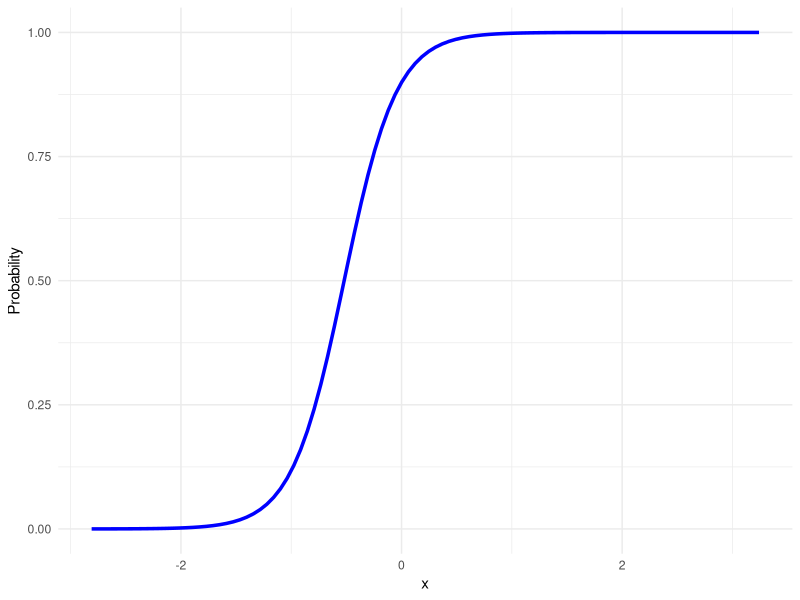
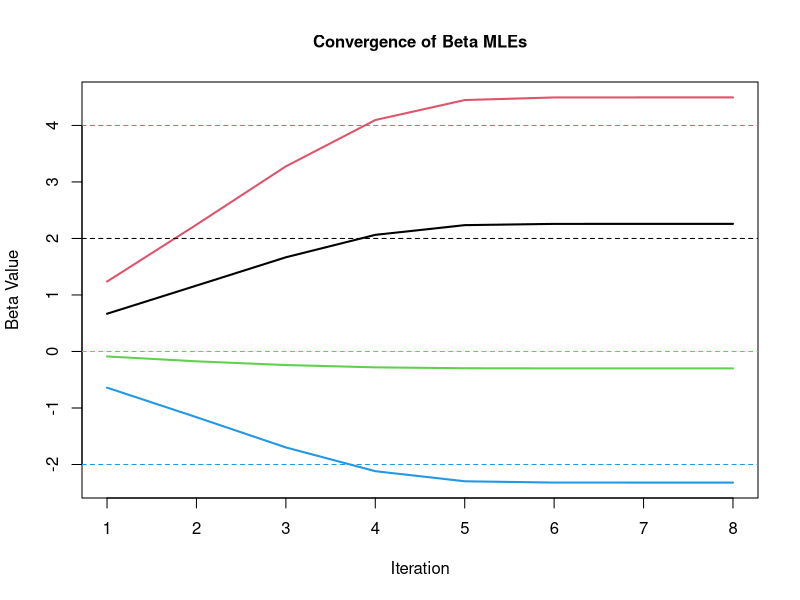
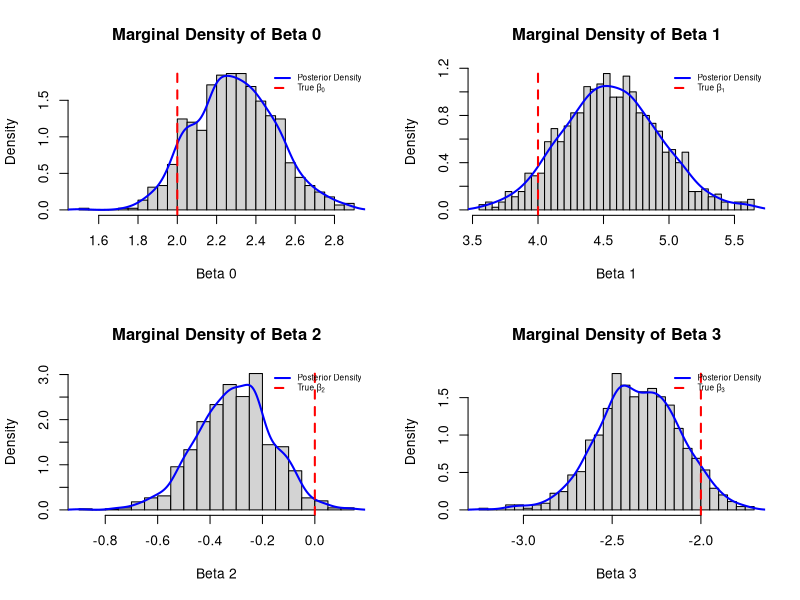
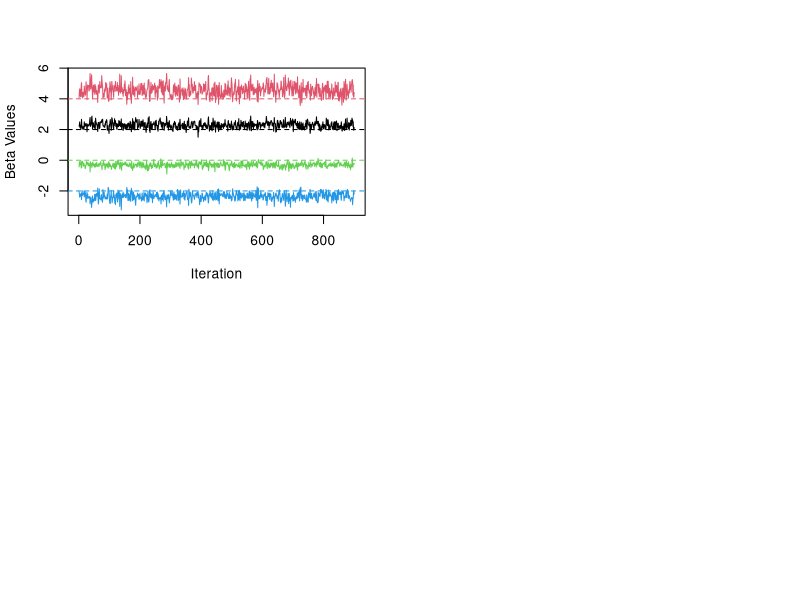
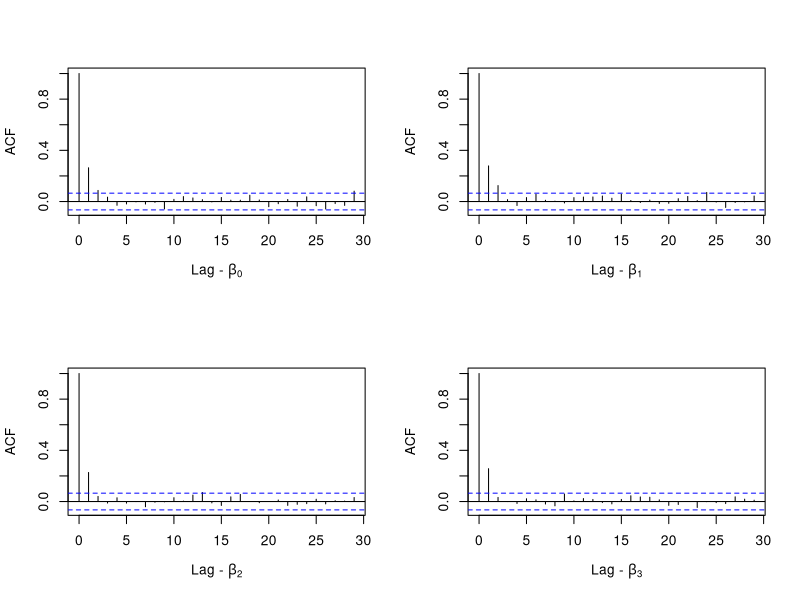
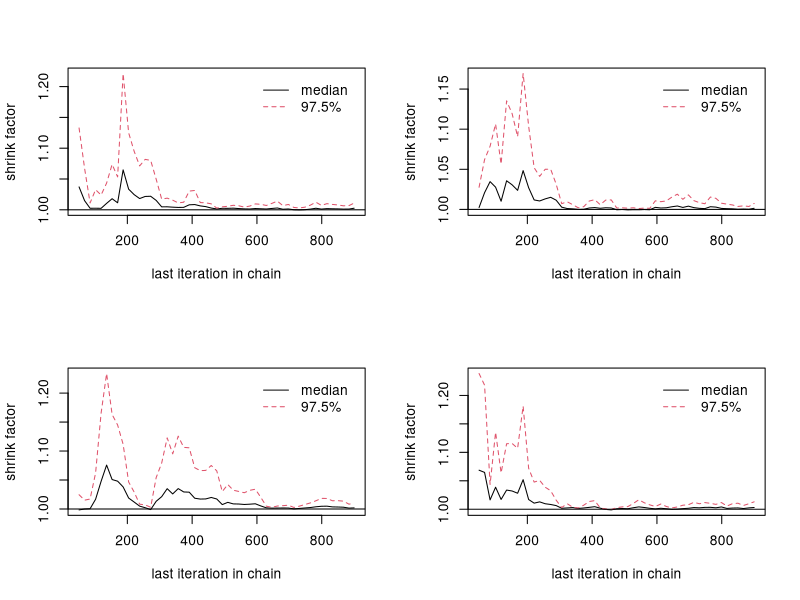
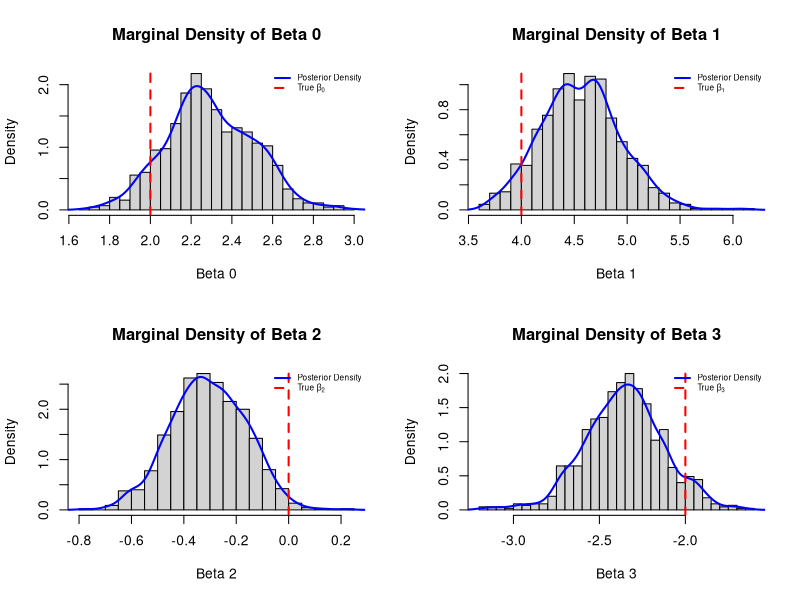
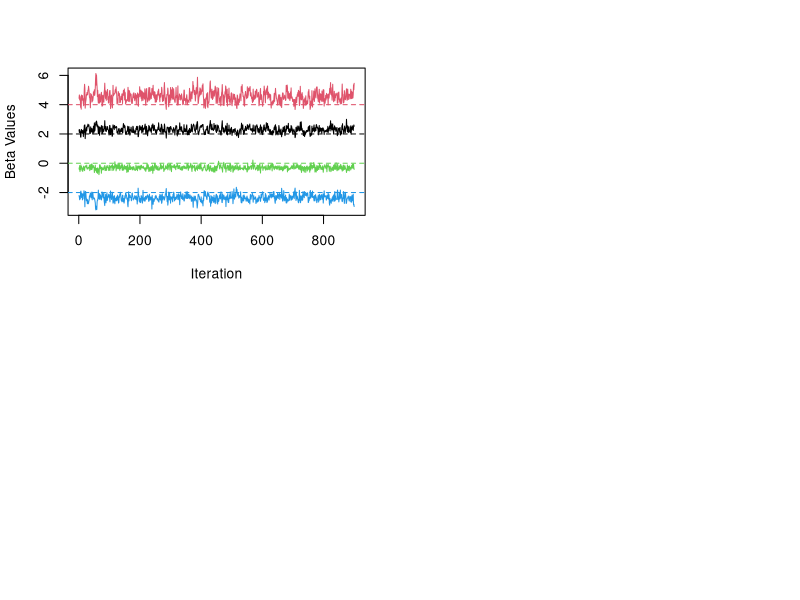

Generate these figures, in order, with R:
## ---- chunk 1
#Packages needed
install.packages('ggplot2')
install.packages('MASS')
install.packages('coda')
## ---- chunk 2
set.seed(123) # set seed

n <- 1000
p <- 3

y <- rep(NA, n)
x <- matrix(rnorm(n*p), n, p)
X_data <- cbind(1, x)


beta_true <- c(2, 4, 0, -2)
probs <- 
  function(z) {
  exp(z) / (1 + exp(z))
}

pred <- X_data %*% beta_true

y_data <- rbinom(n, size = 1, prob = probs(pred))
## ---- chunk 3
df <- data.frame(y = y_data, x1 = x[, 1], x2 = x[, 2], x3 = x[, 3])
model <- glm(y ~ x1 + x2 + x3, data = df, family = binomial)

x1_seq <- seq(min(df$x1), max(df$x1), length.out = 100)

x2_fixed <- mean(df$x2)
x3_fixed <- mean(df$x3)

new_df <- data.frame(x1 = x1_seq, x2 = x2_fixed, x3 = x3_fixed)
new_df$prob <- predict(model, newdata = new_df, type = "response")

library(ggplot2)
ggplot() +
  geom_line(data = new_df, aes(x = x1, y = prob), color = "blue", size = 1.2) +
  labs(x = "x", y = "Probability") +
  theme_minimal()
## ---- chunk 4
set.seed(123)

data <- cbind(X_data, y_data)

n <- nrow(data)
train <- sample(1:n, size = n*0.8, replace = FALSE)

train_data <- data[train, ]
test_data  <- data[-train, ]

X <- train_data[,1:4]
y <- train_data[,5]

X.test <- test_data[,1:4]
y.test <- test_data[,5]
## ---- chunk 5
res <- glm(y ~ 0 + X, family = binomial())
res
## ---- chunk 6
n <- nrow(X)
p <- ncol(X)

beta <- rep(0, p) #beta starting values
beta_history <- matrix(NA, nrow = 10000, ncol = p)

logistic <- 
  function(z) {
  exp(z) / (1 + exp(z))
}

# Newton-Raphson
start_time <- Sys.time()
for (iter in 1:10000) {
  pi_hat <- logistic(X %*% beta)  #pi_hat probabilities
  
  u <- t(X) %*% (y - pi_hat) #calculate u the first derivative
  
  W <- diag(as.vector(pi_hat * (1 - pi_hat)), n, n) 
  H <- -t(X) %*% W %*% X # calculate Hessian matrix H
  
  beta_new <- beta - solve(H) %*% u
  beta <- beta_new
  
  beta_history[iter, ] <- as.vector(beta_new)
  if (max(abs(u)) < 1e-6) {
  beta_history <- beta_history[1:iter, , drop = FALSE]
  break}
}
end_time <- Sys.time()

NR_time <- end_time - start_time
cat("Elapsed time:", NR_time, "seconds", "\n")
beta_NR <- beta
print(beta_NR)

var_beta <- solve(-H) #covariance
## ---- chunk 7
beta_history <- beta_history[1:iter, ]

matplot(beta_history, type = "l", lty = 1, lwd = 2,
        col = 1:p, xlab = "Iteration", ylab = "Beta Value",
        main = "Convergence of Beta MLEs",
        cex.lab = 1,
        cex.axis = 1,
        cex.main = 1.0)
abline(h = beta_true, col = 1:p, lty = 2)
## ---- chunk 8
set.seed(1)

#Misclassification Rate
NR_probs <- logistic(X.test %*% beta_NR)
NR_predict <- rbinom(length(NR_probs), size = 1, prob = NR_probs) #Predict success/ failure


NR_misclass <- mean(NR_predict != y.test)
cat("Misclassification Rate:", NR_misclass, "\n")

#Confusion matrix
table(Predicted = NR_predict, Actual = y.test)

## ---- chunk 9
#Newton Raphson MSE
MSE_NR <- sum((beta_true - beta_NR)^2)
MSE_NR
## ---- chunk 10
# log-likelihood
log_likelihood <- function(beta, y, X) {
  XB <- X %*% beta
  log_p <- sum(y * XB - log(1 + exp(XB)))
  return(log_p)
}

# normal log-prior 
log_prior <- function(beta, mu = 0, sigma = 10) { # N(0,100)
  return(-sum((beta - mu)^2 / (2 * sigma^2)))
}

# log posterior
log_posterior <- function(beta, y, X) {
  return(log_likelihood(beta, y, X) + log_prior(beta))
}
## ---- chunk 11
library(MASS)

MH_logistic <- function(X, y, init, iter, burnin, thin, Sigma_prop) {
  
  p <- ncol(X)
  beta <- matrix(NA, nrow = iter, ncol = p)
  beta[1, ] <- init #initial values
  accept_sum <- 0 #no. of accepted proposals
  
  for (i in 2:iter) {
    beta_star <- mvrnorm(1, mu = beta[i - 1, ], Sigma = Sigma_prop)
   
    
    log_R <- log_posterior(beta_star, y, X) - log_posterior(beta[i - 1, ], y, X)
    
    if (log(runif(1)) < log_R) {
       beta[i, ] <- beta_star
      accept_sum <- accept_sum + 1
    } else {
      beta[i, ] <- beta[i - 1, ]
    }
  }
  
  cat("Acceptance rate was ", 100 * accept_sum / iter, "%\n", sep = "")
  
  beta_thinned <- beta[(burnin + 1):iter, ]
  beta_thinned <- beta_thinned[seq(1, nrow(beta_thinned), by = thin), ]
  
  return(beta_thinned)
}

## ---- chunk 12
set.seed(123) #Set seed
beta_init <- c(0,0,0,0)
cov_mle <- var_beta

start_time <- Sys.time()
mcmc <- MH_logistic(X, y, beta_init, iter = 10000, burnin = 1000, thin = 10, Sigma_prop = cov_mle)
end_time <- Sys.time()

block_mcmc_time <- end_time - start_time
cat("Elapsed time:", block_mcmc_time, "seconds", "\n")

#Compute parameter mean estimates
parameter_means <- colMeans(mcmc)
parameter_means
## ---- chunk 13
par(mfrow = c(2, 2))
for(i in 1:4) {
  hist(mcmc[, i], breaks = 30, probability = TRUE,
        main = paste("Marginal Density of Beta", i-1),,
       xlab = paste("Beta", i-1))
  lines(density(mcmc[, i]), col = "blue", lwd = 2)
  abline(v = beta_true[i], col = "red", lwd = 2, lty = 2)
  
  legend("topright",
         legend = list("Posterior Density",
                       bquote("True " * beta[.(i - 1)])),
         col = c("blue", "red"),
         lty = c(1, 2),
         lwd = 2,
         bty = "n",
         cex = 0.6)
}
## ---- chunk 14
matplot(mcmc, type = 'l', lty = 1, col = 1:4,
        xlab = "Iteration", ylab = "Beta Values")
abline(h = beta_true, col = 1:4, lty = 2)
## ---- chunk 15
par(mfrow = c(2, 2))
acf(mcmc[,1], main = "", xlab = expression("Lag - " * beta[0]))
acf(mcmc[,2], main = "", xlab = expression("Lag - " * beta[1]))
acf(mcmc[,3], main = "", xlab = expression("Lag - " * beta[2]))
acf(mcmc[,4], main = "", xlab = expression("Lag - " * beta[3]))

## ---- chunk 16
library(coda)

# Gelman-Rubin convergence plots
beta_init2 <- c(2, 2, 2, 2)
beta_init3 <- c(-2, -2, -2, -2)

mcmc1 <- MH_logistic(X, y, beta_init, iter = 10000, burnin = 1000, thin = 10, Sigma_prop = cov_mle)
mcmc2 <- MH_logistic(X, y, beta_init2, iter = 10000, burnin = 1000, thin = 10, Sigma_prop = cov_mle)
mcmc3 <- MH_logistic(X, y, beta_init3, iter = 10000, burnin = 1000, thin = 10, Sigma_prop = cov_mle)

chain1 <- as.mcmc(mcmc1)
chain2 <- as.mcmc(mcmc2)
chain3 <- as.mcmc(mcmc3)

chains_block <- mcmc.list(chain1, chain2, chain3)
gelman.plot(chains_block)
## ---- chunk 17
set.seed(12)

#Posterior predictive
n_iter <- nrow(mcmc)
n_obs <- nrow(X.test)

#Predicted probabilities
block_probs <- matrix(NA, nrow = n_obs, ncol = n_iter)
for(i in 1:n_iter) {
  block_probs[, i] <- logistic(X.test %*% mcmc[i, ])
}

block_means <- rowMeans(block_probs)
block_predict <- rbinom(length(block_means), size = 1, prob = block_means) #Predict success/ failure


block_misclass <- mean(block_predict != y.test)
cat("Misclassification Rate:", block_misclass, "\n")

#Confusion matrix
table(Predicted = block_predict, Actual = y.test)
## ---- chunk 18
#MCMC Block MSE
MSE_MCMC_block <- sum((beta_true - parameter_means)^2)
MSE_MCMC_block
## ---- chunk 19
MHGibbs_logistic <- function(X, y, init, iter, burnin, thin, Sigma_prop) {
  
  p <- ncol(X)
  beta <- matrix(NA, nrow = iter, ncol = p)
  beta[1, ] <- init 
  
  accept_counts <- rep(0, p)
  
  for (i in 2:iter) {
    beta_current <- beta[i - 1, ]
    
    for (j in 1:p) {
      beta_star <- beta_current
      beta_star[j] <- rnorm(1, mean = beta_current[j], sd = sqrt(Sigma_prop[j, j]))
      
      log_R <- log_posterior(beta_star, y, X) - log_posterior(beta_current, y, X)
      
      if (log(runif(1)) < log_R) {
        beta_current[j] <- beta_star[j]
        accept_counts[j] <- accept_counts[j] + 1
      }
    }
    
    beta[i, ] <- beta_current
  }
  
  overall_acceptance_rate <- 100 * sum(accept_counts) / (iter * p)
  cat("Overall acceptance rate was ", overall_acceptance_rate, "%\n", sep = "")
  
  per_param_acceptance <- 100 * accept_counts / iter
  cat("Acceptance rate per parameter (in %):\n")
  print(per_param_acceptance)
  
  beta_thinned <- beta[(burnin + 1):iter,]
  beta_thinned <- beta_thinned[seq(1, nrow(beta_thinned), by = thin),]
  
  return(beta_thinned)
}
## ---- chunk 20
set.seed(123) #Set seed
beta_init <- c(0,0,0,0)
cov_mle <- var_beta

start_time <- Sys.time()
mcmc_gibbs <- MHGibbs_logistic(X, y, beta_init, iter = 10000, burnin = 1000, thin = 10, Sigma_prop = cov_mle)
end_time <- Sys.time()

para_mcmc_time <- end_time - start_time
cat("Elapsed time:", para_mcmc_time, "seconds", "\n")

#Compute parameter mean estimates
gibbs_parameter_means <- colMeans(mcmc_gibbs)
gibbs_parameter_means
## ---- chunk 21
par(mfrow = c(2, 2))
for(i in 1:4) {
  hist(mcmc_gibbs[, i], breaks = 30, probability = TRUE,
        main = paste("Marginal Density of Beta", i-1),,
       xlab = paste("Beta", i-1))
  lines(density(mcmc_gibbs[, i]), col = "blue", lwd = 2)
  abline(v = beta_true[i], col = "red", lwd = 2, lty = 2)
  
  legend("topright",
         legend = list("Posterior Density",
                       bquote("True " * beta[.(i - 1)])),
         col = c("blue", "red"),
         lty = c(1, 2),
         lwd = 2,
         bty = "n",
         cex = 0.6)
}
## ---- chunk 22
matplot(mcmc_gibbs, type = 'l', lty = 1, col = 1:4,
        xlab = "Iteration", ylab = "Beta Values")
abline(h = beta_true, col = 1:4, lty = 2)
## ---- chunk 23
par(mfrow = c(2, 2))
acf(mcmc_gibbs[,1], main = "", xlab = expression("Lag - " * beta[0]))
acf(mcmc_gibbs[,2], main = "", xlab = expression("Lag - " * beta[1]))
acf(mcmc_gibbs[,3], main = "", xlab = expression("Lag - " * beta[2]))
acf(mcmc_gibbs[,4], main = "", xlab = expression("Lag - " * beta[3]))
## ---- chunk 24
# Gelman-Rubin convergence plots
beta_init2 <- c(2, 2, 2, 2)
beta_init3 <- c(-2, -2, -2, -2)

mcmc_gibbs1 <- MHGibbs_logistic(X, y, beta_init, iter = 10000, burnin = 1000, thin = 10, Sigma_prop = cov_mle)
mcmc_gibbs2 <- MHGibbs_logistic(X, y, beta_init2, iter = 10000, burnin = 1000, thin = 10, Sigma_prop = cov_mle)
mcmc_gibbs3 <- MHGibbs_logistic(X, y, beta_init3, iter = 10000, burnin = 1000, thin = 10, Sigma_prop = cov_mle)

chain1 <- as.mcmc(mcmc_gibbs1)
chain2 <- as.mcmc(mcmc_gibbs2)
chain3 <- as.mcmc(mcmc_gibbs3)

chains_para <- mcmc.list(chain1, chain2, chain3)
gelman.plot(chains_para)
## ---- chunk 25
set.seed(123)

#Posterior predictive
n_iter <- nrow(mcmc_gibbs)
n_obs <- nrow(X.test)

#Predicted probabilities
para_probs <- matrix(NA, nrow = n_obs, ncol = n_iter)
for(i in 1:n_iter) {
  para_probs[, i] <- logistic(X.test %*% mcmc_gibbs[i, ])
}

para_means <- rowMeans(para_probs)
para_predict <- rbinom(length(para_means), size = 1, prob = para_means) #Predict success/ failure


para_misclass <- mean(para_predict != y.test)
cat("Misclassification Rate:", para_misclass, "\n")

#Confusion matrix
table(Predicted = para_predict, Actual = y.test)
## ---- chunk 26
#MCMC Parameter MSE
MSE_MCMC_para <- sum((beta_true - gibbs_parameter_means)^2)
MSE_MCMC_para
## ---- chunk 27
mu<- rep(0, p)
sigma2 <- rep(100, p)  #N(0, 100)

sigma2_inv <- diag(1 / sigma2, nrow = p, ncol = p) # For k = l

beta <- rep(0, p) #beta starting values

#Newton-Raphson for MAP
start_time <- Sys.time()
for (iter in 1:10000) {
  pi_hat <- logistic(X %*% beta)
  
  u <- (t(X) %*% (y - pi_hat)) - (beta - mu)/sigma2
  
  W <- diag(as.vector(pi_hat * (1 - pi_hat)), n, n)
  H_like <- - t(X) %*% W %*% X
  
  H <- H_like - sigma2_inv
 
  beta_new <- beta - solve(H) %*% u
  beta <- beta_new
  
  if (max(abs(u)) < 1e-6) break
}
end_time <- Sys.time()

laplace_time <- end_time - start_time
cat("Elapsed time:", laplace_time, "seconds", "\n")
cat("Converged in", iter, "iterations\n\n")

beta_MAP <- beta
cat("MAP estimate of beta:\n")
print(beta_MAP)
## ---- chunk 28
#log posterior at B_MAP
logpost_betaMAP <- log_posterior(beta_MAP, y, X)

#2nd order taylor at B_MAP
log_laplace <- function(beta) {
  logpost_betaMAP + 0.5 * t(beta - beta_map) %*% H %*% (beta - beta_map)
}

#Exponentiate to get Gaussian Approx
laplace <- function(beta) {
  exp(log_laplace(beta))
}

Sigma_laplace <- solve(-H) #Covariance Matrix
## ---- chunk 29
set.seed(123)
#Parameter distributions
laplace_samples <- mvrnorm(n = 10000, mu = beta_MAP
, Sigma = Sigma_laplace)

par(mfrow = c(2, 2))
for(i in 1:4) {
  hist(laplace_samples[, i], breaks = 30, probability = TRUE,
       main = paste("Marginal Density of Beta", i-1),
       xlab = paste("Beta", i-1))
  lines(density(laplace_samples[, i]), col = "blue", lwd = 2)
  abline(v = beta_true[i], col = "red", lwd = 2, lty = 2)
  
    legend("topright",
         legend = list("Posterior Density",
                       bquote("True " * beta[.(i - 1)])),
         col = c("blue", "red"),
         lty = c(1, 2),
         lwd = 2,
         bty = "n",
         cex = 0.6)
    
}
par(mfrow = c(1, 1))
## ---- chunk 30
set.seed(1234)

#Posterior predictive

#Predicted probabilities
laplace_prob <- apply(laplace_samples, 1, function(samp) {
  logistic(X.test %*% samp)
})


laplace_means <- rowMeans(laplace_prob)
laplace_predict <- rbinom(length(laplace_means), size = 1, prob = laplace_means) #Predict success/ failure


laplace_misclass <- mean(laplace_predict != y.test)
cat("Misclassification Rate:", laplace_misclass, "\n")

#Confusion matrix
table(Predicted = laplace_predict, Actual = y.test)
## ---- chunk 31
#Laplace Approx MSE
MSE_laplace <- sum((beta_true - beta_MAP)^2)
MSE_laplace
## ---- chunk 32
N <- nrow(X)
p <- ncol(X)
  
mu0 <- rep(0, p)
Sigma0 <- diag(100, p) #N(0,100)

Sigma0_inv <- solve(Sigma0)

variational_approximation <- function(X, y, mu0, Sigma0, maxiter, tol) {
  mu  <- mu0
  Sig <- Sigma0
  eta  <- rep(1, N)
  
  for (iter in seq_len(maxiter)) {

    lambda <- (logistic(eta) - 0.5) / (2 * eta) 

    Sig_inv <- Sigma0_inv + 2 * t(X) %*% (lambda * X)

    Sig_new <- solve(Sig_inv)
    mu_new  <- Sig_new %*% (Sigma0_inv %*% mu0 + t(X) %*% (y - 0.5))

    eta_square    <- rowSums((X %*% (Sig_new + tcrossprod(mu_new))) * X)
    eta_new  <- sqrt(eta_square)
    
    if (max(abs(mu_new - mu)) < tol) {
      mu  <- mu_new;
      Sig <- Sig_new;
      eta <- eta_new
      break
    }
    mu  <- mu_new
    Sig <- Sig_new
    eta  <- eta_new
  }

  list(mu = drop(mu), Sigma = Sig, eta = eta, iter = iter)
}


start_time <- Sys.time()
var_approx <- variational_approximation(X, y, mu0 = mu0, Sigma0 = Sigma0, maxiter = 500, tol = 1e-6)
end_time <- Sys.time()

varapprox_time <- end_time - start_time
cat("Elapsed time:", varapprox_time, "seconds", "\n")

m <- var_approx$mu
m

S <- var_approx$Sig
var_approx$iter
## ---- chunk 33
set.seed(123)
#Parameter distributions
varapprox_samples <- mvrnorm(n = 10000, mu = m, Sigma = S)

par(mfrow = c(2, 2))
for(i in 1:4) {
  hist(varapprox_samples[, i], breaks = 30, probability = TRUE,
       main = paste("Marginal Density of Beta", i-1),
       xlab = paste("Beta", i-1))
  lines(density(varapprox_samples[, i]), col = "blue", lwd = 2)
  abline(v = beta_true[i], col = "red", lwd = 2, lty = 2)
  
  legend("topright",
        legend = list("Posterior Density",
                       bquote("True " * beta[.(i - 1)])),
         col = c("blue", "red"),
         lty = c(1, 2),
         lwd = 2,
         bty = "n",
         cex = 0.5)
  
}
par(mfrow = c(1, 1))
## ---- chunk 34
set.seed(12345)

#Posterior predictive

#Predicted probabilities
varapprox_prob <- apply(varapprox_samples, 1, function(samp) {
  logistic(X.test %*% samp)
})


varapprox_means <- rowMeans(varapprox_prob)
varapprox_predict <- rbinom(length(varapprox_means), size = 1, prob = varapprox_means) #Predict success/ failure


varapprox_misclass <- mean(varapprox_predict != y.test)
cat("Misclassification Rate:", varapprox_misclass, "\n")

#Confusion matrix
table(Predicted = varapprox_predict, Actual = y.test)
## ---- chunk 35
#Variational Approximation MSE
MSE_varapprox <- sum((beta_true - m)^2)
MSE_varapprox
## ---- chunk 36
results_table <- data.frame(
  Method = c("Newton-Raphson MLE", "MCMC Block Updates", "MCMC Parameter Updates", "Laplace Approximation", "Variational Approximation"),
  MSE = c(MSE_NR, MSE_MCMC_block, MSE_MCMC_para, MSE_laplace, MSE_varapprox),
  Run_Time = c(NR_time, block_mcmc_time, para_mcmc_time, laplace_time, varapprox_time),
  Misclassification_Rate = c(NR_misclass, block_misclass, para_misclass, laplace_misclass, varapprox_misclass)
)

names(results_table)[names(results_table) == "Run_Time"] <- "Run Time"
names(results_table)[names(results_table) == "Misclassification_Rate"] <- "Misclassification Rate"

print(results_table)
